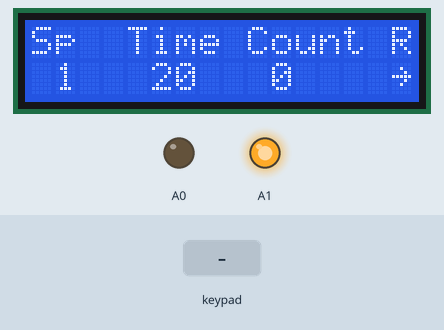
A sketch run on a simulated Arduino Uno, built with avr-gcc and run on an emulated ATmega328P. Parts: 16×2 character LCD, output pins drawn as LEDs (lit = HIGH). The inputs (shaded band) are chosen by the test bench. What the sketch prints to the serial monitor is not drawn.

Above: at 1.2 s.
1.3 s: key 'A' pressed
At 1.8 s:
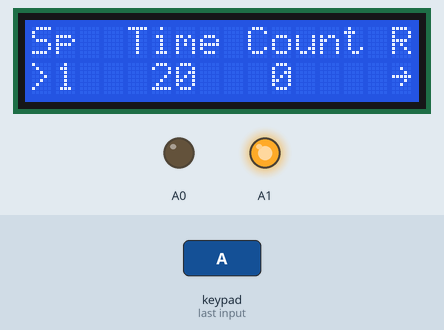
2.8 s: keypad keys 9 8 7 6 pressed 0.4 s apart
At 5.0 s:
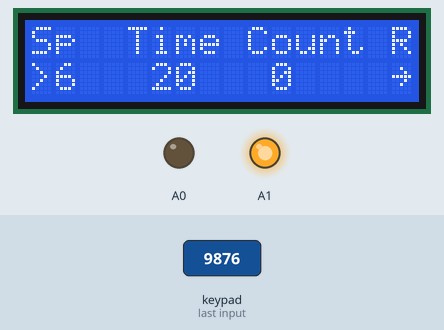
5.9 s: key '#' pressed
At 6.3 s:
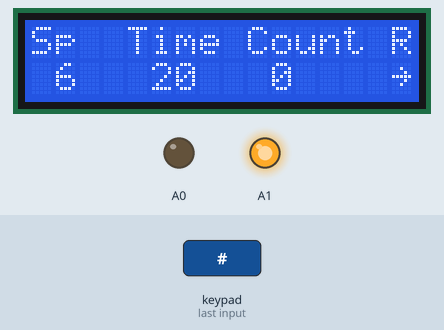
7.4 s: key 'C' pressed
At 8.0 s:
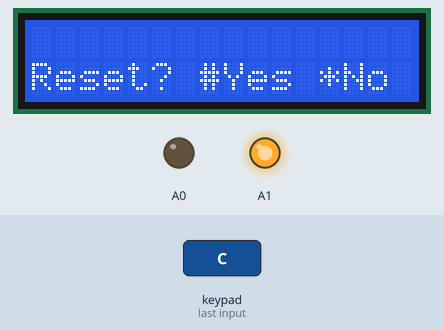
8.9 s: key '*' pressed
At 9.7 s:
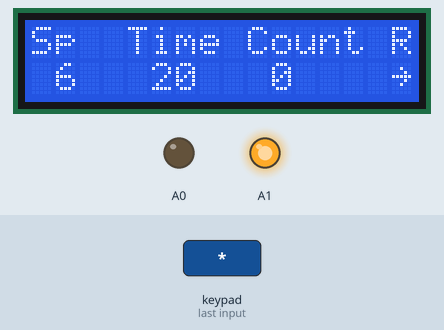
10.4 s: keypad keys 9 8 7 6 D pressed 0.4 s apart
At 12.9 s:
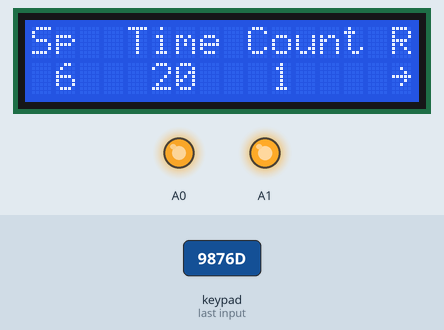
Timing chart, 0 to 21.1 s (numbered marks = the images above; inputs shaded):
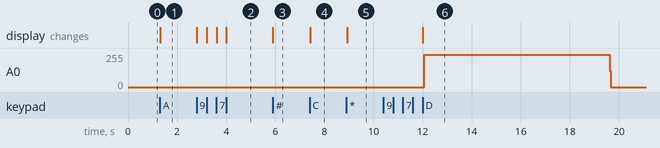

Measured:
- after the input at 1.3 s, the display: changes at once (image 1)
- after the input at 2.8 s, the display: first changes at once (image 2 shows a later state)
- after the input at 5.9 s, the display: changes at once (image 3)
- after the input at 7.4 s, the display: changes at once (image 4)
- after the input at 8.9 s, the display: changes at once (image 5)
- after the input at 10.4 s, A0: 0/255 → 242/255 after 1.7 s, → 0/255 7.6 s later; the display: changes after 1.6 s (image 6)

The sketch:

sketch_pump_work.ino
```cpp
#include <LiquidCrystal.h>

#include <Keypad.h>    // Подключение библиотеки Keypad
 #include <Wire.h> // библиотека для управления устройствами по I2C
#include <LiquidCrystal_I2C.h>
const byte ROWS = 4;   // Количество рядов
const byte COLS = 4;   // Количество строк

char keys[ROWS][COLS] =
{
  {'1','2','3','A'},
  {'4','5','6','B'},
  {'7','8','9','C'},
  {'*','0','#','D'}
};

byte rowPins[ROWS] = {9, 8, 7, 6}; // Выводы, подключение к строкам
byte colPins[COLS] = {5, 4, 3, 2}; // Выводы, подключение к столбцам
boolean stop= true;
int delayStep=600;
int delayMS=0;
int keyi=0;
int speed=1;
long workTime=20;
long workTimeK=100;
long ColIter=0;
int Counter=0;
int rotate=0;
boolean setSpeed=false;
Keypad keypad = Keypad( makeKeymap(keys), rowPins, colPins, ROWS, COLS );
 LiquidCrystal_I2C LCD(0x27,16,2);
void setup()
{
  delayMS=delayStep;
  ColIter=workTime*workTimeK;
  pinMode (A1, OUTPUT);
  pinMode (A0, OUTPUT);

 digitalWrite(A1, HIGH);
  Serial.begin(9600); // Открываем последовательную связь на скорости 9600

 LCD.init(); // инициализация LCD дисплея
   LCD.backlight(); // включение подсветки дисплея

   LCD.setCursor(0, 0);     // ставим курсор на 1 символ первой строки
   LCD.print("Sp");     // печатаем сообщение на первой строке

   LCD.setCursor(4, 0);        // ставим курсор на 1 символ второй строки
   LCD.print("Time");  // печатаем сообщение на второй строке

   LCD.setCursor(9, 0);        // ставим курсор на 1 символ второй строки
   LCD.print("Count");  // печатаем сообщение на второй строке

LCD.setCursor(10, 1);
   LCD.print(Counter);

   LCD.setCursor(1, 1);        // ставим курсор на 1 символ второй строки
   LCD.print(speed);  // печатаем сообщение на второй строке


   LCD.setCursor(5, 1);        // ставим курсор на 1 символ второй строки
   LCD.print(workTime);  // печатаем сообщение на второй строке

   LCD.setCursor(15, 0);        // ставим курсор на 1 символ второй строки
   LCD.print("R");  // печатаем сообщение на второй строке

   LCD.setCursor(15, 1);        // ставим курсор на 1 символ второй строки
   LCD.print(char(126));  // печатаем сообщение на второй строке


}
  void start (boolean start, int col, int delayMS){
    if (start==true){

   for (int i=0; i<=col; i++){
  digitalWrite(A0, HIGH);
    delayMicroseconds(delayMS);
  digitalWrite(A0, LOW);
   }
  }

}
void loop(){


 //start(false,1);
 if (ColIter<workTime*workTimeK){
  digitalWrite(A0, HIGH);
    delayMicroseconds(delayMS);
  digitalWrite(A0, LOW);
 }
  char key = keypad.getKey();  // Читаем состояние кнопок
   if (key){
    Serial.print("Key Pressed : ");
     Serial.println(key);
     switch (key){
      case '1':
        keyi=1;
      break;
       case '2':
        keyi=2;
      break;
       case '3':
        keyi=3;
      break;
       case '4':
        keyi=4;
      break;
       case '5':
        keyi=5;
      break;
       case '6':
        keyi=6;
      break;
       case '7':
        keyi=7;
      break;
       case '8':
        keyi=8;
      break;
       case '9':
        keyi=9;
      break;

     }

     /*if ((keyi<=9)&&(keyi>=1)){
      delayMS=delayStep*keyi;
      Serial.print("Задержка : ");
    Serial.println(delayMS);
    }
    if (key=='A') {
      digitalWrite(11, HIGH);
    }
    if (key=='B') {
      digitalWrite(11, LOW);
    }
      */
    //регулируем скорость
    if (key=='A') {
      char key1 = keypad.getKey();
      LCD.setCursor(0,1);
      LCD.print(char(62));
      while (key1!='#')
      {
        key1 = keypad.getKey();

      if (key1)
      {
        keyi=0;
        switch (key1){
      case '1':
        keyi=1;
      break;
       case '2':
        keyi=2;
      break;
       case '3':
        keyi=3;
      break;
       case '4':
        keyi=4;
      break;
       case '5':
        keyi=5;
      break;
       case '6':
        keyi=6;
      break;
       case '7':
        keyi=7;
      break;
       case '8':
        keyi=8;
      break;
       case '9':
        keyi=9;
      break;

     }

       Serial.print("Key1 : ");
     Serial.println(key1);
     if ((keyi<=9)&&(keyi>=1)){
      speed=keyi;
      LCD.setCursor(1, 1);        // ставим курсор на 1 символ второй строки
      LCD.print(speed);
      delayMS=delayStep*keyi;

       }
      }

    }
    LCD.setCursor(0,1);
       LCD.print(" ");
    } // end if A
//регулируем время работы
    if (key=='B') {
      char key1 = keypad.getKey();
     int workT=0;
     LCD.setCursor(4,1);
      LCD.print(char(62));
     //Serial.print("Now WT : ");
     //Serial.println(workTime);
      while(key1!='#'&&key1!='*' )
      {


      if (key1)
      {keyi=-1;
        switch (key1){

      case '0':
        keyi=0;
      break;
      case '1':
        keyi=1;
      break;
       case '2':
        keyi=2;
      break;
       case '3':
        keyi=3;
      break;
       case '4':
        keyi=4;
      break;
       case '5':
        keyi=5;
      break;
       case '6':
        keyi=6;
      break;
       case '7':
        keyi=7;
      break;
       case '8':
        keyi=8;
      break;
       case '9':
        keyi=9;
      break;

     }

     if ((keyi<=9)&&(keyi>=0)){

       if (keyi==0){

      workT=workT*10;
       }
       else{
      workT=workT*10+keyi;
       }
       Serial.print("Work time : ");
     Serial.println(workT);
     LCD.setCursor(5,1);
      LCD.print("     ");
     LCD.setCursor(5,1);
      LCD.print(workT);
       }


      }
      key1 = keypad.getKey();
      if ((key1=='#')&&(workT!=0)){
        workTime=workT;
        ColIter=workTime*workTimeK;

        LCD.setCursor(5, 1);
        LCD.print("     ");
        LCD.setCursor(5, 1);
        LCD.print(workTime);

        LCD.setCursor(4, 1);
        LCD.print(" ");
      }
      if (key1=='*'){


        LCD.setCursor(5, 1);
        LCD.print("     ");
        LCD.setCursor(5, 1);
        LCD.print(workTime);

        LCD.setCursor(4, 1);
        LCD.print(" ");
      }
    }
     LCD.setCursor(4, 1);
        LCD.print(" ");
     Serial.print("ColIter: ");
     Serial.println(ColIter);

    } // end if B
if (key=='C') {
      char key1 = keypad.getKey();
     int workT=0;
     LCD.clear();
     LCD.setCursor(0,1);
      LCD.print("Reset? #Yes *No");
     //Serial.print("Now WT : ");
     //Serial.println(workTime);

      while(key1!='#'&&key1!='*' )
      {
           key1 = keypad.getKey();

      }

      if (key1=='#') {Serial.println("Reset");Counter=0;}

      LCD.clear();
      LCD.setCursor(0, 0);     // ставим курсор на 1 символ первой строки
   LCD.print("Sp");     // печатаем сообщение на первой строке

   LCD.setCursor(4, 0);        // ставим курсор на 1 символ второй строки
   LCD.print("Time");  // печатаем сообщение на второй строке

   LCD.setCursor(9, 0);        // ставим курсор на 1 символ второй строки
   LCD.print("Count");  // печатаем сообщение на второй строке

LCD.setCursor(10, 1);
   LCD.print(Counter);

   LCD.setCursor(1, 1);        // ставим курсор на 1 символ второй строки
   LCD.print(speed);  // печатаем сообщение на второй строке


   LCD.setCursor(5, 1);        // ставим курсор на 1 символ второй строки
   LCD.print(workTime);  // печатаем сообщение на второй строке

   LCD.setCursor(15, 0);        // ставим курсор на 1 символ второй строки
   LCD.print("R");  // печатаем сообщение на второй строке

   LCD.setCursor(15, 1);        // ставим курсор на 1 символ второй строки
   LCD.print(char(126));
    }// end if C


     if (key=='D') {
       stop=false;
       if (ColIter!=workTime*workTimeK){
          ColIter=workTime*workTimeK;
          if (Counter>0) {Counter--;}
          LCD.setCursor(10, 1);
   LCD.print(Counter);
          }
       else{
        Counter++;
        LCD.setCursor(10, 1);        // ставим курсор на 1 символ второй строки
   LCD.print(Counter);
       ColIter=0;
       }
    }

  }

   if (ColIter<workTime*workTimeK) {ColIter++;}
}
```
